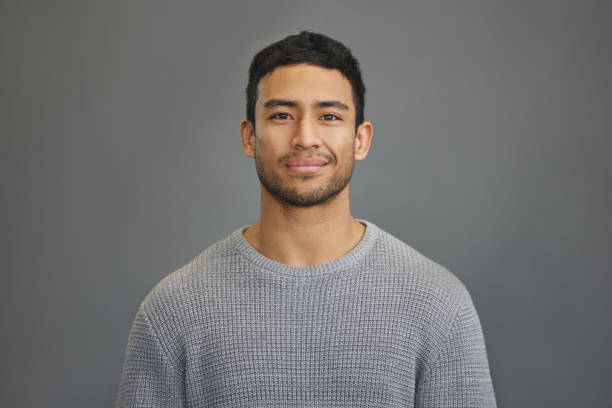
#> input picture face.jpg, 612 x 408 px
$ python assignment1.py
#> lines starting #> are read from the running program, lines starting #| are printed output that depends on the picture; after the words box and inside, x2 and y2 are one past the last pixel; in counts of white or black regions, pixels touching at a corner belong together
import cv2
import numpy as np
import matplotlib.pyplot as plt
import os

# Create output directory
OUTPUT_DIR = "output"
os.makedirs(OUTPUT_DIR, exist_ok=True)

def reduce_intensity_levels(image, levels):
    # Ensure levels is a power of 2
    assert (levels & (levels - 1) == 0) and levels > 0, "Levels must be a power of 2"
    factor = 256 // levels
    reduced = (image // factor) * factor
    return reduced.astype(np.uint8)

def average_filter(image, kernel_size):
    return cv2.blur(image, (kernel_size, kernel_size))

def rotate_image(image, angle):
    (h, w) = image.shape[:2]
    center = (w // 2, h // 2)
    matrix = cv2.getRotationMatrix2D(center, angle, 1.0)
    rotated = cv2.warpAffine(image, matrix, (w, h))
    return rotated

def block_average(image, block_size):
    h, w = image.shape[:2]
    out = np.copy(image)

    for i in range(0, h, block_size):
        for j in range(0, w, block_size):
            block = image[i:i+block_size, j:j+block_size]
            avg = int(np.mean(block))
            out[i:i+block_size, j:j+block_size] = avg
    return out

def show_and_save_image(title, image, filename, cmap='gray'):
    plt.figure()
    plt.title(title)
    plt.imshow(image, cmap=cmap)
    plt.axis('off')
    save_path = os.path.join(OUTPUT_DIR, filename)
    plt.savefig(save_path, bbox_inches='tight')
    plt.close()
    print(f"[Saved] {save_path}")

def main():
    image = cv2.imread('face.jpg', cv2.IMREAD_GRAYSCALE)
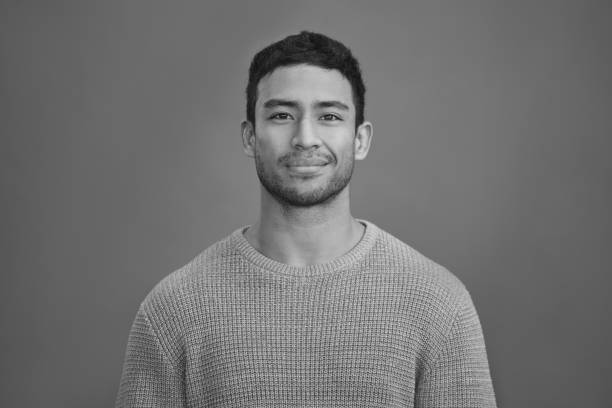
#> image: shape (408, 612); min 14, max 217, mean 113.3
    if image is None:
        print("Image not found. Please make sure 'face.jpg' exists in the same directory.")
        return

    # Task 1: Reduce intensity levels (2 to 128)
    for levels in [2, 4, 8, 16, 32, 64, 128]:
        reduced = reduce_intensity_levels(image, levels)
        show_and_save_image(
            f'Intensity Reduced to {levels}', reduced, f'intensity_levels_{levels}.png'
        )
#> this loop made 7 passes
#> pass 1, in reduce_intensity_levels, `reduced = (image // factor) * factor`:
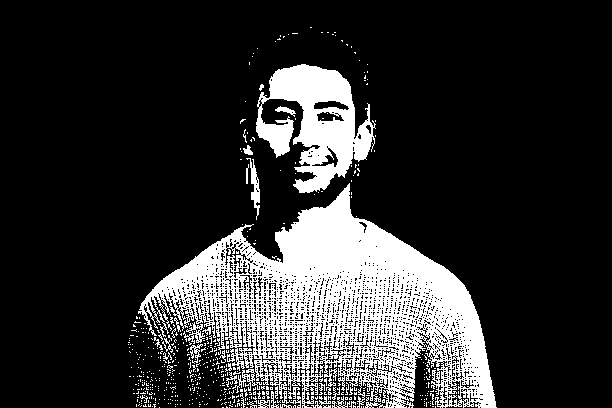
#> reduced: shape (408, 612); values 0 (black) and 128 (white), 18.8% white; 565 white regions (528 under 20 px), largest, box (x1, y1, x2, y2) and area: (138, 183, 497, 408) 35366, (256, 64, 376, 193) 7894, (246, 158, 260, 220) 297
#> pass 2, in reduce_intensity_levels (call 2), `reduced = (image // factor) * factor`:
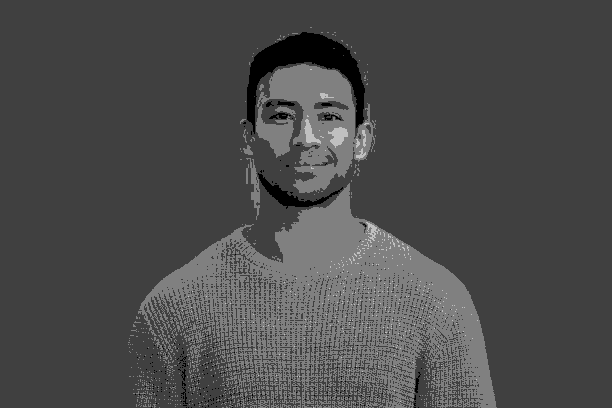
#> reduced: shape (408, 612); min 0, max 192, mean 75
#> pass 3, in reduce_intensity_levels (call 3), `reduced = (image // factor) * factor`:
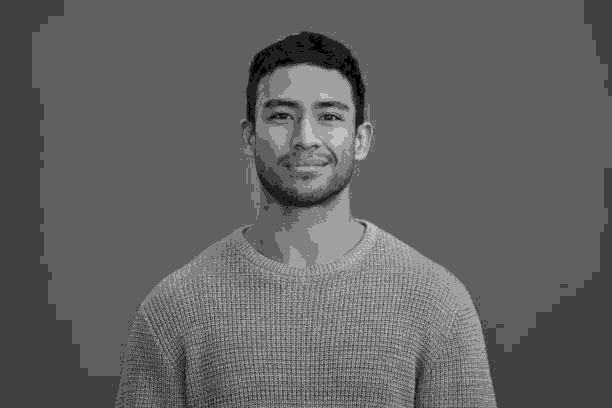
#> reduced: shape (408, 612); min 0, max 192, mean 97.7

    # Task 2: Average filtering with different kernel sizes
    for k in [3, 10, 20]:
        avg = average_filter(image, k)
        show_and_save_image(
            f'{k}x{k} Average Filter', avg, f'average_filter_{k}x{k}.png'
        )
#> this loop made 3 passes
#> pass 2, in main, `avg = average_filter(image, k)`:
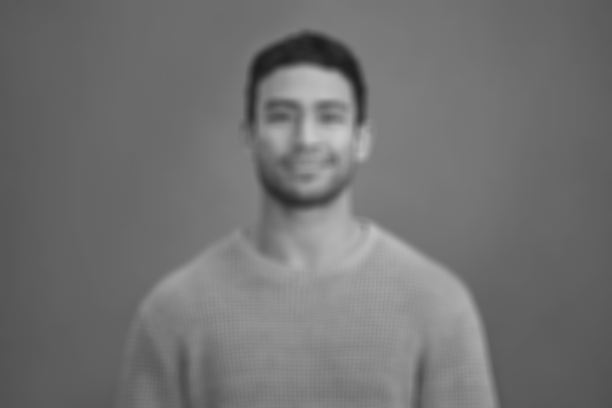
#> avg: shape (408, 612); min 28, max 201, mean 113.3

    # Task 3: Rotate the image
    rotated_45 = rotate_image(image, 45)
#> in rotate_image, `rotated = cv2.warpAffine(image, matrix, (w, h))`:
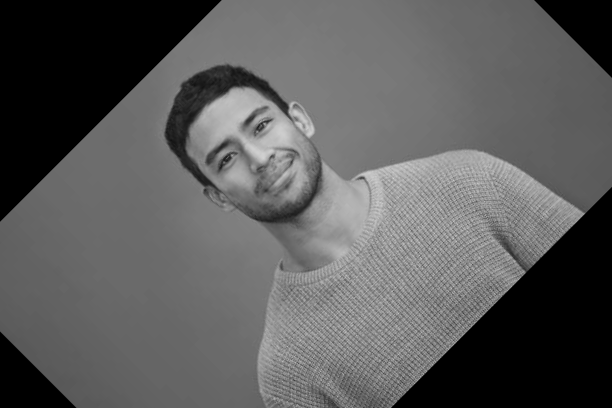
#> rotated: shape (408, 612); min 0, max 209, mean 91.6
    rotated_90 = rotate_image(image, 90)
#> call 2 of rotate_image, with angle = 90
#> in rotate_image (call 2), `rotated = cv2.warpAffine(image, matrix, (w, h))`:
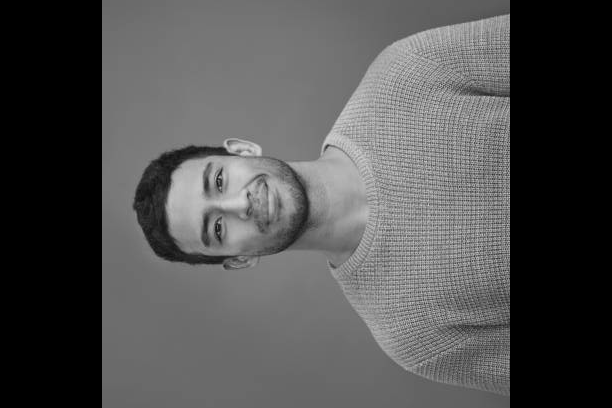
#> rotated: shape (408, 612); min 0, max 217, mean 81.1
    show_and_save_image('Rotated 45 Degrees', rotated_45, 'rotated_45.png')
    show_and_save_image('Rotated 90 Degrees', rotated_90, 'rotated_90.png')

    # Task 4: Block averaging (3x3, 5x5, 7x7)
    for b in [3, 5, 7]:
        block_avg = block_average(image, b)
        show_and_save_image(
            f'Block Avg {b}x{b}', block_avg, f'block_average_{b}x{b}.png'
        )

if __name__ == "__main__":
    main()
